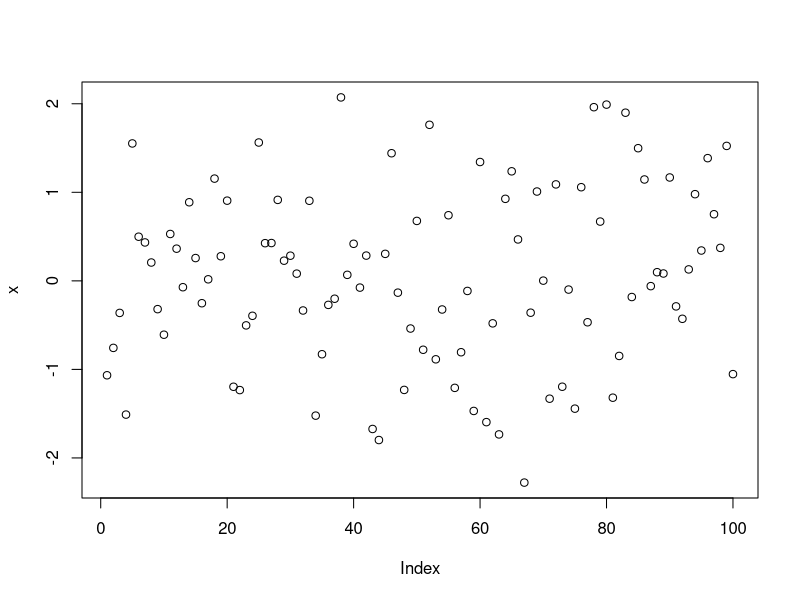
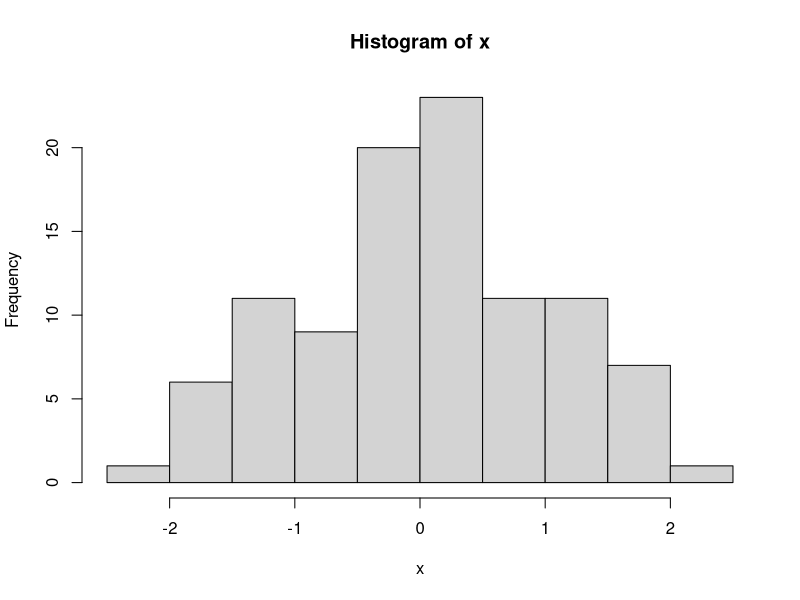
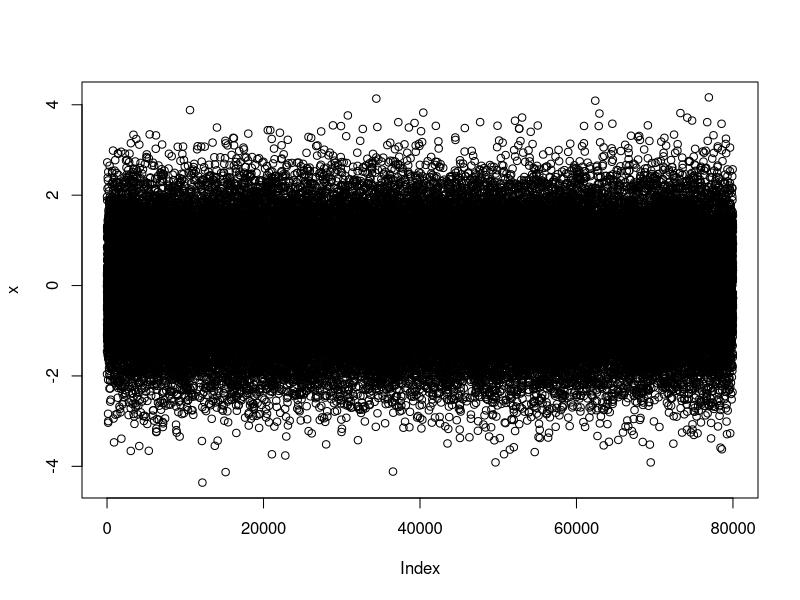
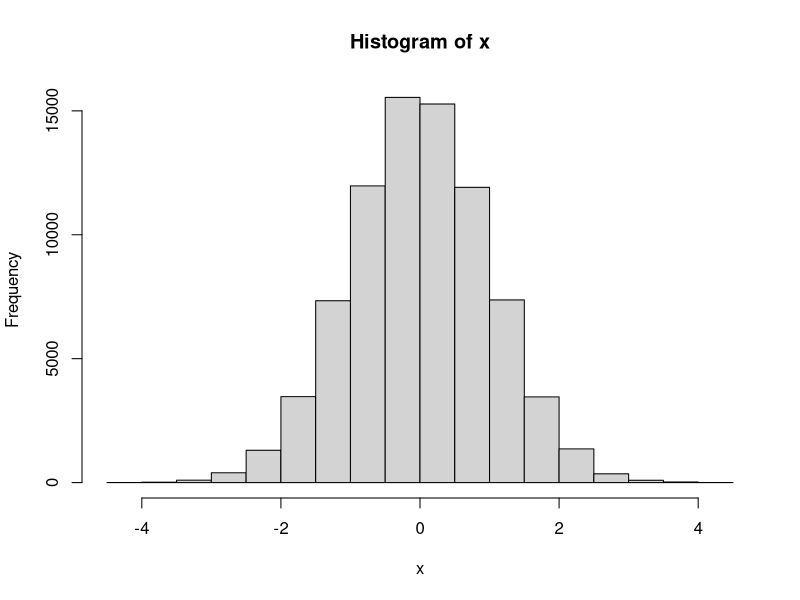
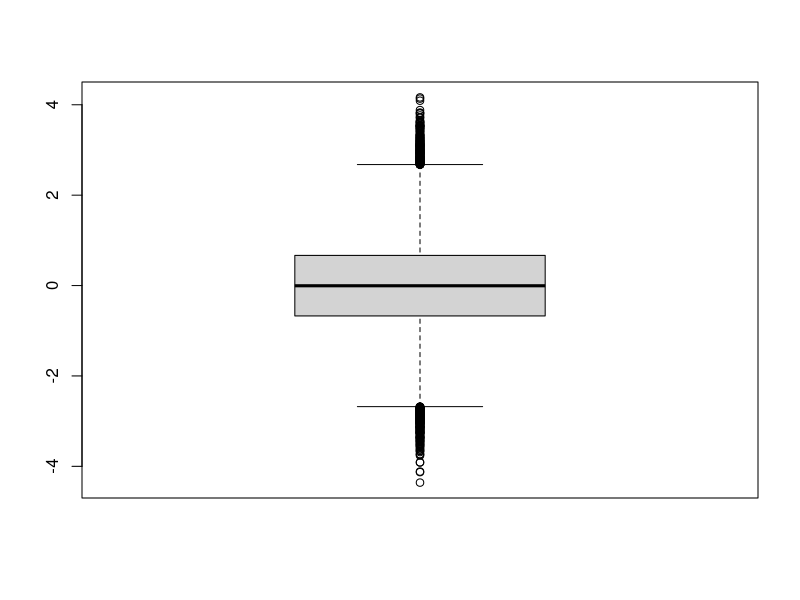

Recreate these plots in R, in order.
#printing vector of random numbers
x <-rnorm(5)
x
#printing another example on vector math
N <-100000
N
a <-rnorm(N)
a
b <- rnorm(N)
b
# printing Vectorized approach
c <- a * b
c
#checking all the valid function
X <- rnorm(5)
X
X <- rnorm( 5, 10, 1)
X
X <- rnorm (5, 10)
X
X <- rnorm(5, mean=10, sd = 1)
X
X <- rnorm(5, sd=1, mean=10)
X
X <- rnorm(5, sd=1)
X
#printing some simple graphics
x <-rnorm(100)
plot(x)
hist(x)
#printing basic R statistics tools
x <-rnorm(80000)
plot(x)
hist(x)
head(x)
tail(x)
range(x)
summary(x)
boxplot(x)

#classwork
# printing generate the vector of numbers
x <-rnorm(100000)
# count how many are between -1 and 1
count <- 0
for (i in x)
  if (i>-1 & i<1)
    count <- count+1
# Get and print the percentage, should be around 68%
percent <- count/length(x)
percent